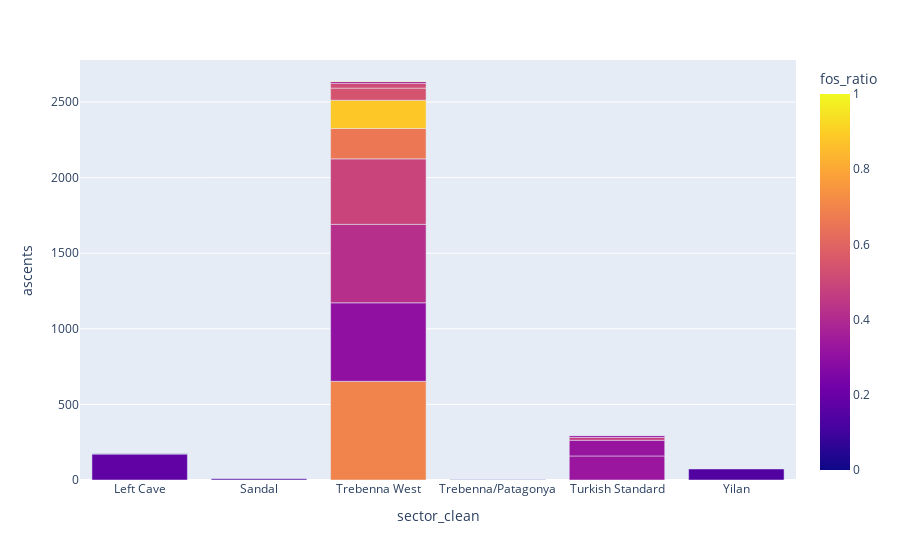

Notebook cell for this chart:
### Code cell
route_info(grade='7b', sector=south_sectors, table=True)

### Figure 1 — Plotly figure (JSON) as saved in the notebook; plotly's stock layout.template omitted (floating-point values rounded to 4 significant figures)
{"data": [{"alignmentgroup": "True", "customdata": [["Toxic Gravity", 0.18], ["Luna Park Perseus", 0.0], ["Künefe", 0.13], ["Lycian Highway", 0.7], ["Diplomarbeit", 0.3], ["Rattle Snake Saloon", 0.42], ["Greek Gift", 0.49], ["Pink power", 0.66], ["Matbaim", 0.88], ["Judas", 0.54], ["Kalhi cat", 0.52], ["Pharao's curse", 0.39], ["Eclipse", 1.0], ["Gathering", 1.0], ["N.N. (Some roof with jamming at top)", 1.0], ["Soldan 12.", 0.0], ["Pathfinder", 0.33], ["Pipis & Popos", 0.32], ["Hunting Love", 0.47], ["Julia & Romeo", 0.33], ["pipis and popos", 1.0], ["Showdown", 0.14]], "hovertemplate": "sector_clean=%{x}<br>ascents=%{y}<br>name_clean=%{customdata[0]}<br>fos_ratio=%{marker.color}<extra></extra>", "legendgroup": "", "marker": {"color": [0.18, 0.0, 0.13, 0.7, 0.3, 0.42, 0.49, 0.66, 0.88, 0.54, 0.52, 0.39, 1.0, 1.0, 1.0, 0.0, 0.33, 0.32, 0.47, 0.33, 1.0, 0.14], "coloraxis": "coloraxis", "pattern": {"shape": ""}}, "name": "", "offsetgroup": "", "orientation": "v", "showlegend": false, "textposition": "auto", "x": ["Left Cave", "Left Cave", "Sandal", "Trebenna West", "Trebenna West", "Trebenna West", "Trebenna West", "Trebenna West", "Trebenna West", "Trebenna West", "Trebenna West", "Trebenna West", "Trebenna West", "Trebenna West", "Trebenna West", "Trebenna/Patagonya", "Turkish Standard", "Turkish Standard", "Turkish Standard", "Turkish Standard", "Turkish Standard", "Yilan"], "xaxis": "x", "y": [172, 1, 8, 653, 519, 519, 433, 201, 187, 80, 31, 13, 1, 1, 1, 1, 159, 104, 19, 12, 1, 73], "yaxis": "y", "type": "bar"}], "layout": {"xaxis": {"anchor": "y", "domain": [0.0, 1.0], "title": {"text": "sector_clean"}}, "yaxis": {"anchor": "x", "domain": [0.0, 1.0], "title": {"text": "ascents"}}, "coloraxis": {"colorbar": {"title": {"text": "fos_ratio"}}, "colorscale": [[0.0, "#0d0887"], [0.1111, "#46039f"], [0.2222, "#7201a8"], [0.3333, "#9c179e"], [0.4444, "#bd3786"], [0.5556, "#d8576b"], [0.6667, "#ed7953"], [0.7778, "#fb9f3a"], [0.8889, "#fdca26"], [1.0, "#f0f921"]]}, "legend": {"tracegroupgap": 0}, "margin": {"t": 60}, "barmode": "relative"}}
